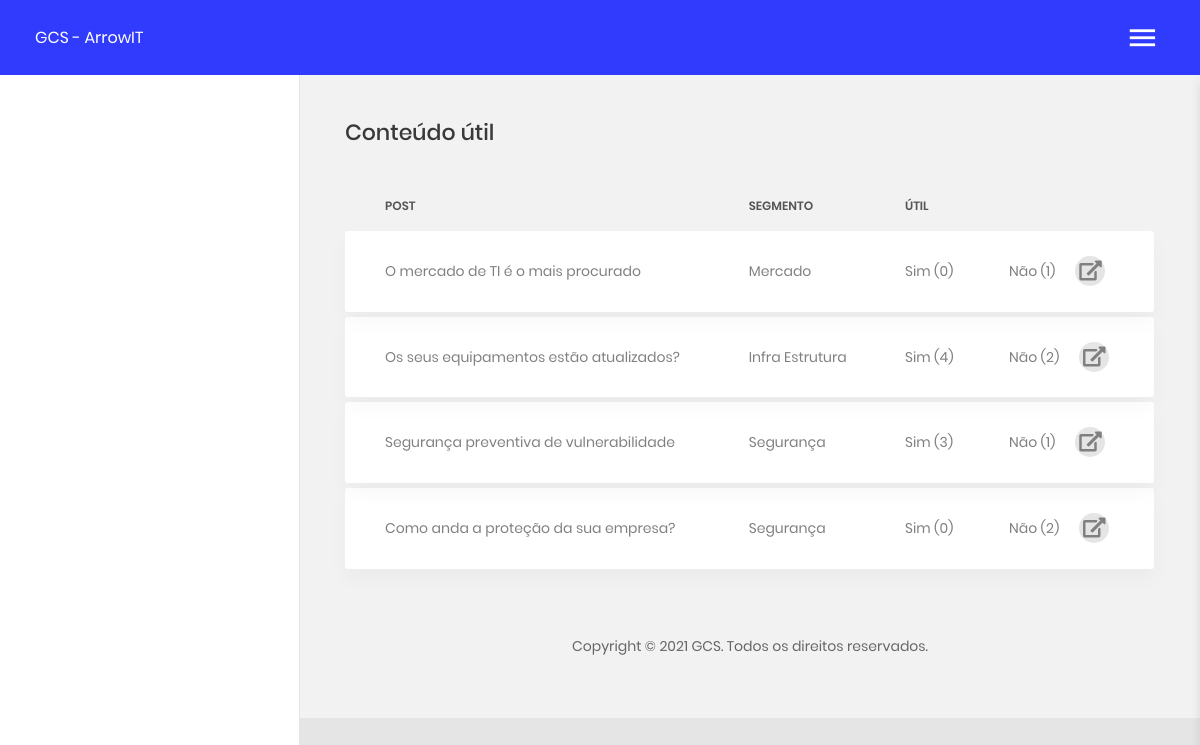
The app's page /gcs/ait_blog_conteudo_util.php with its own data.
### tables this page shows
CREATE TABLE `ait_blog_post` (
  `id_post` int(11) NOT NULL,
  `titulo` varchar(200) DEFAULT NULL,
  `segmento` varchar(200) DEFAULT NULL,
  `id_categoria` tinyint(4) DEFAULT NULL,
  `conteudo` longtext DEFAULT NULL,
  `imagem` varchar(200) DEFAULT NULL,
  `destaque` tinyint(2) DEFAULT NULL,
  `linkvideo` varchar(200) DEFAULT NULL,
  `video` varchar(200) DEFAULT NULL,
  `id_autor` int(11) DEFAULT NULL,
  `conteudo_util` int(11) DEFAULT NULL,
  `ip_cadastro` varchar(50) DEFAULT NULL,
  `data_cadastro` datetime DEFAULT NULL,
  `quem_cadastrou` int(11) DEFAULT NULL
);

### gcs/ait_blog_conteudo_util.php (the view, shortened to what this page needs)
<?php
  include('header.php');
?>
<section class="m-b-40 m-t-45">
  <div class="section__content section__content--p30">
    <div class="container-fluid">
      <div class="row">
        <div class="col-md-12">
          <h3 class="title-5 m-b-35">Conteúdo útil</h3>
          <div class="table-responsive table-responsive-data2">
            <table class="table table-data2">
              <thead>
                <tr>
                  <th>Post</th>
                  <th>Segmento</th>
                  <th>Útil</th>
                  <th></th>
                </tr>
              </thead>
              <tbody>
                <?
                  $sql = "SELECT id_post, titulo, segmento
                  FROM ait_blog_post
                  WHERE id_post IN (SELECT id_post FROM ait_conteudo_util)
                  ORDER BY id_post DESC";
                  $rs = mysqli_query($con, $sql);
                  while($row = mysqli_fetch_array($rs)){
                    $id_post = $row["id_post"];
                    $titulo = $row["titulo"];
                    $segmento = $row["segmento"];
                    $sqlutil = "SELECT 1
                    FROM ait_conteudo_util
                    WHERE id_post = $id_post AND tipo = 1";
                    $rsutil = mysqli_query($con, $sqlutil);
                    $countsim = mysqli_num_rows($rsutil);
                    $sqlutil = "SELECT 1
                    FROM ait_conteudo_util
                    WHERE id_post = $id_post AND tipo = 2";
                    $rsutil = mysqli_query($con, $sqlutil);
                    $countnao = mysqli_num_rows($rsutil);
                ?>
                  <tr class="tr-shadow">
                    <td><?=$titulo?></td>
                    <td><?=$segmento?></td>
                    <td>Sim (<?=$countsim?>)</td>
                    <td>
                      <div class="table-data-feature" style="-webkit-box-pack: start;-webkit-justify-content: start;-moz-box-pack: start;-ms-flex-pack: start;justify-content: start;">
                      <span style="padding: 4px 20px 4px 0;">Não (<?=$countnao?>)</span>
                      <span class="item" data-toggle="tooltip" data-placement="top" title="Ver comentários">
                          <button data-toggle="modal" data-target="#mediumModalUtil<?=$id_post?>">
                            <i class="fas fa-external-link-alt"></i>
                          </button>
                        </span>
                      </div>
                    </td>
                  </tr>
                  <tr class="spacer"></tr>
                <?}?>
              </tbody>
            </table>
          </div>
        </div>
      </div>
    </div>
  </div>
</section>
<?php include('footer.php'); ?>

### records on screen
ait_blog_post: titulo "O mercado de TI é o mais procurado", segmento "Mercado", countsim "0", countnao "1"
ait_blog_post: titulo "Os seus equipamentos estão atualizados?", segmento "Infra Estrutura", countsim "4", countnao "2"
ait_blog_post: titulo "Segurança preventiva de vulnerabilidade", segmento "Segurança", countsim "3", countnao "1"
ait_blog_post: titulo "Como anda a proteção da sua empresa?", segmento "Segurança", countsim "0", countnao "2"
